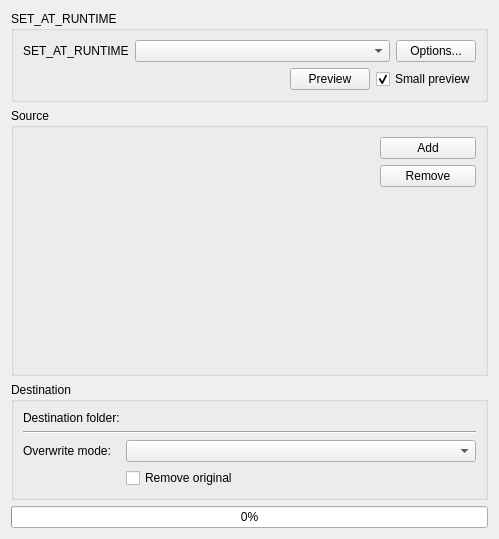
<?xml version="1.0" encoding="UTF-8"?>
<ui version="4.0">
 <class>BatchProcessImagesDialog</class>
 <widget class="QWidget" name="BatchProcessImagesDialog">
  <property name="geometry">
   <rect>
    <x>0</x>
    <y>0</y>
    <width>499</width>
    <height>539</height>
   </rect>
  </property>
  <layout class="QVBoxLayout" name="verticalLayout">
   <item>
    <widget class="QGroupBox" name="m_optionGroupBox">
     <property name="sizePolicy">
      <sizepolicy hsizetype="Preferred" vsizetype="Fixed">
       <horstretch>0</horstretch>
       <verstretch>0</verstretch>
      </sizepolicy>
     </property>
     <property name="title">
      <string comment="KDE::DoNotExtract">SET_AT_RUNTIME</string>
     </property>
     <layout class="QFormLayout" name="formLayout_2">
      <item row="0" column="0">
       <widget class="QLabel" name="m_optionComboBoxLabel">
        <property name="text">
         <string comment="KDE::DoNotExtract">SET_AT_RUNTIME</string>
        </property>
        <property name="buddy">
         <cstring>m_optionComboBox</cstring>
        </property>
       </widget>
      </item>
      <item row="0" column="1">
       <layout class="QHBoxLayout" name="horizontalLayout">
        <item>
         <widget class="KComboBox" name="m_optionComboBox">
          <property name="sizePolicy">
           <sizepolicy hsizetype="Expanding" vsizetype="Fixed">
            <horstretch>0</horstretch>
            <verstretch>0</verstretch>
           </sizepolicy>
          </property>
         </widget>
        </item>
        <item>
         <widget class="QPushButton" name="m_optionsButton">
          <property name="text">
           <string>Options...</string>
          </property>
         </widget>
        </item>
       </layout>
      </item>
      <item row="1" column="1">
       <layout class="QHBoxLayout" name="horizontalLayout_2">
        <item>
         <spacer name="horizontalSpacer">
          <property name="orientation">
           <enum>Qt::Horizontal</enum>
          </property>
          <property name="sizeHint" stdset="0">
           <size>
            <width>40</width>
            <height>20</height>
           </size>
          </property>
         </spacer>
        </item>
        <item>
         <widget class="QPushButton" name="m_previewButton">
          <property name="text">
           <string>Preview</string>
          </property>
         </widget>
        </item>
        <item>
         <widget class="QCheckBox" name="m_smallPreview">
          <property name="text">
           <string>Small preview</string>
          </property>
          <property name="checked">
           <bool>true</bool>
          </property>
         </widget>
        </item>
       </layout>
      </item>
     </layout>
    </widget>
   </item>
   <item>
    <widget class="QGroupBox" name="groupBox_2">
     <property name="sizePolicy">
      <sizepolicy hsizetype="Preferred" vsizetype="Expanding">
       <horstretch>0</horstretch>
       <verstretch>0</verstretch>
      </sizepolicy>
     </property>
     <property name="title">
      <string comment="List of images to process">Source</string>
     </property>
     <layout class="QGridLayout" name="gridLayout">
      <item row="0" column="0" rowspan="4">
       <widget class="KIPIBatchProcessImagesPlugin::BatchProcessImagesList" name="m_listView">
        <property name="sizePolicy">
         <sizepolicy hsizetype="Expanding" vsizetype="Expanding">
          <horstretch>0</horstretch>
          <verstretch>0</verstretch>
         </sizepolicy>
        </property>
       </widget>
      </item>
      <item row="0" column="1">
       <widget class="QPushButton" name="m_addImagesButton">
        <property name="text">
         <string>Add</string>
        </property>
       </widget>
      </item>
      <item row="1" column="1">
       <widget class="QPushButton" name="m_remImagesButton">
        <property name="text">
         <string>Remove</string>
        </property>
       </widget>
      </item>
      <item row="2" column="1">
       <widget class="QLabel" name="m_imageLabel">
        <property name="sizePolicy">
         <sizepolicy hsizetype="Fixed" vsizetype="Fixed">
          <horstretch>0</horstretch>
          <verstretch>0</verstretch>
         </sizepolicy>
        </property>
        <property name="minimumSize">
         <size>
          <width>96</width>
          <height>96</height>
         </size>
        </property>
        <property name="maximumSize">
         <size>
          <width>16777215</width>
          <height>80</height>
         </size>
        </property>
        <property name="text">
         <string/>
        </property>
        <property name="alignment">
         <set>Qt::AlignCenter</set>
        </property>
       </widget>
      </item>
      <item row="3" column="1">
       <spacer name="verticalSpacer">
        <property name="orientation">
         <enum>Qt::Vertical</enum>
        </property>
        <property name="sizeHint" stdset="0">
         <size>
          <width>20</width>
          <height>40</height>
         </size>
        </property>
       </spacer>
      </item>
     </layout>
    </widget>
   </item>
   <item>
    <widget class="QGroupBox" name="groupBox_3">
     <property name="sizePolicy">
      <sizepolicy hsizetype="Preferred" vsizetype="Fixed">
       <horstretch>0</horstretch>
       <verstretch>0</verstretch>
      </sizepolicy>
     </property>
     <property name="title">
      <string>Destination</string>
     </property>
     <layout class="QFormLayout" name="formLayout">
      <item row="0" column="0">
       <widget class="QLabel" name="label">
        <property name="text">
         <string>Destination folder:</string>
        </property>
        <property name="buddy">
         <cstring>m_destinationUrl</cstring>
        </property>
       </widget>
      </item>
      <item row="0" column="1">
       <widget class="KUrlRequester" name="m_destinationUrl"/>
      </item>
      <item row="1" column="0" colspan="2">
       <widget class="Line" name="line">
        <property name="orientation">
         <enum>Qt::Horizontal</enum>
        </property>
       </widget>
      </item>
      <item row="2" column="0">
       <widget class="QLabel" name="label_2">
        <property name="text">
         <string>Overwrite mode:</string>
        </property>
        <property name="buddy">
         <cstring>m_overWriteMode</cstring>
        </property>
       </widget>
      </item>
      <item row="2" column="1">
       <widget class="KComboBox" name="m_overWriteMode"/>
      </item>
      <item row="3" column="1">
       <widget class="QCheckBox" name="m_removeOriginal">
        <property name="text">
         <string>Remove original</string>
        </property>
       </widget>
      </item>
     </layout>
    </widget>
   </item>
   <item>
    <widget class="QProgressBar" name="m_progress">
     <property name="value">
      <number>0</number>
     </property>
    </widget>
   </item>
  </layout>
 </widget>
 <customwidgets>
  <customwidget>
   <class>KUrlRequester</class>
   <extends>QFrame</extends>
   <header>kurlrequester.h</header>
  </customwidget>
  <customwidget>
   <class>KComboBox</class>
   <extends>QComboBox</extends>
   <header>kcombobox.h</header>
  </customwidget>
  <customwidget>
   <class>KIPIBatchProcessImagesPlugin::BatchProcessImagesList</class>
   <extends>QFrame</extends>
   <header>batchprocessimageslist.h</header>
   <container>1</container>
  </customwidget>
 </customwidgets>
 <tabstops>
  <tabstop>m_optionComboBox</tabstop>
  <tabstop>m_optionsButton</tabstop>
  <tabstop>m_previewButton</tabstop>
  <tabstop>m_smallPreview</tabstop>
  <tabstop>m_addImagesButton</tabstop>
  <tabstop>m_remImagesButton</tabstop>
  <tabstop>m_destinationUrl</tabstop>
  <tabstop>m_overWriteMode</tabstop>
  <tabstop>m_removeOriginal</tabstop>
 </tabstops>
 <resources/>
 <connections/>
</ui>
